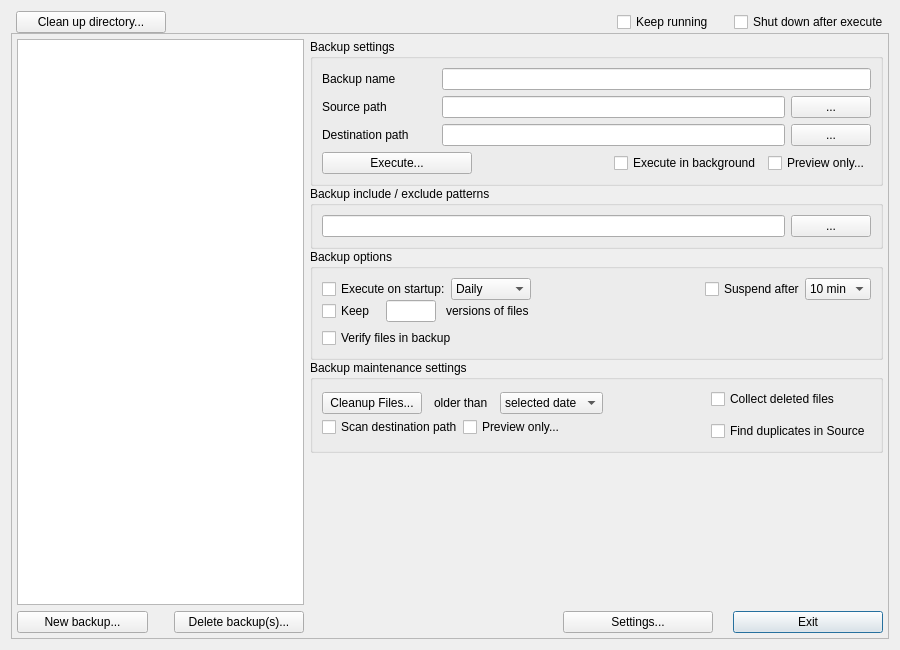
<?xml version="1.0" encoding="UTF-8"?>
<ui version="4.0">
 <class>mainwindow</class>
 <widget class="QDialog" name="mainwindow">
  <property name="geometry">
   <rect>
    <x>0</x>
    <y>0</y>
    <width>900</width>
    <height>650</height>
   </rect>
  </property>
  <property name="windowTitle">
   <string>Automatic Backup</string>
  </property>
  <layout class="QGridLayout" name="gridLayout_5">
   <item row="0" column="0">
    <layout class="QVBoxLayout" name="verticalLayout_8">
     <property name="spacing">
      <number>0</number>
     </property>
     <item>
      <layout class="QHBoxLayout" name="horizontalLayout_9">
       <property name="leftMargin">
        <number>5</number>
       </property>
       <item>
        <widget class="QPushButton" name="cleanDirButt">
         <property name="minimumSize">
          <size>
           <width>150</width>
           <height>0</height>
          </size>
         </property>
         <property name="toolTip">
          <string>Analyze a given directory and show a tree with
all direcrtories and files older than a selected date.
Clean up will be possible with a context menu.</string>
         </property>
         <property name="text">
          <string>Clean up directory...</string>
         </property>
         <property name="autoDefault">
          <bool>false</bool>
         </property>
        </widget>
       </item>
       <item>
        <spacer name="horizontalSpacer_6">
         <property name="orientation">
          <enum>Qt::Horizontal</enum>
         </property>
         <property name="sizeHint" stdset="0">
          <size>
           <width>40</width>
           <height>20</height>
          </size>
         </property>
        </spacer>
       </item>
       <item>
        <widget class="QCheckBox" name="keepRun">
         <property name="toolTip">
          <string>If checked, the backup tool will keep running
upon Exit. It will show a little icon and
periodically check all backup configurations
for automatic execution.</string>
         </property>
         <property name="text">
          <string>Keep running</string>
         </property>
        </widget>
       </item>
       <item>
        <spacer name="horizontalSpacer">
         <property name="orientation">
          <enum>Qt::Horizontal</enum>
         </property>
         <property name="sizeType">
          <enum>QSizePolicy::Fixed</enum>
         </property>
         <property name="sizeHint" stdset="0">
          <size>
           <width>20</width>
           <height>20</height>
          </size>
         </property>
        </spacer>
       </item>
       <item>
        <widget class="QCheckBox" name="shutDown">
         <property name="toolTip">
          <string>If checked, the backup tool context menu
will allow you to execute all pending
backups and to initiate a shut down.
In this mode, no periodically check is done.</string>
         </property>
         <property name="text">
          <string>Shut down after execute</string>
         </property>
        </widget>
       </item>
      </layout>
     </item>
     <item>
      <widget class="QFrame" name="frame">
       <property name="frameShape">
        <enum>QFrame::StyledPanel</enum>
       </property>
       <property name="frameShadow">
        <enum>QFrame::Raised</enum>
       </property>
       <property name="lineWidth">
        <number>1</number>
       </property>
       <layout class="QGridLayout" name="gridLayout_7">
        <property name="leftMargin">
         <number>5</number>
        </property>
        <property name="topMargin">
         <number>5</number>
        </property>
        <property name="rightMargin">
         <number>5</number>
        </property>
        <property name="bottomMargin">
         <number>5</number>
        </property>
        <item row="0" column="0">
         <layout class="QHBoxLayout" name="horizontalLayout_7" stretch="1,2">
          <item>
           <layout class="QVBoxLayout" name="verticalLayout_7" stretch="0,0">
            <property name="spacing">
             <number>6</number>
            </property>
            <property name="sizeConstraint">
             <enum>QLayout::SetDefaultConstraint</enum>
            </property>
            <item>
             <widget class="QListWidget" name="backupList">
              <property name="selectionMode">
               <enum>QAbstractItemView::ExtendedSelection</enum>
              </property>
             </widget>
            </item>
            <item>
             <layout class="QHBoxLayout" name="horizontalLayout_5">
              <item>
               <widget class="QPushButton" name="newBackup">
                <property name="toolTip">
                 <string>Create a new backup configuration.</string>
                </property>
                <property name="text">
                 <string>New backup...</string>
                </property>
                <property name="autoDefault">
                 <bool>false</bool>
                </property>
               </widget>
              </item>
              <item>
               <spacer name="horizontalSpacer_2">
                <property name="orientation">
                 <enum>Qt::Horizontal</enum>
                </property>
                <property name="sizeType">
                 <enum>QSizePolicy::Fixed</enum>
                </property>
                <property name="sizeHint" stdset="0">
                 <size>
                  <width>20</width>
                  <height>20</height>
                 </size>
                </property>
               </spacer>
              </item>
              <item>
               <widget class="QPushButton" name="deleteBackupButt">
                <property name="toolTip">
                 <string>Delete the selected backup configuration.</string>
                </property>
                <property name="text">
                 <string>Delete backup(s)...</string>
                </property>
                <property name="autoDefault">
                 <bool>false</bool>
                </property>
               </widget>
              </item>
             </layout>
            </item>
           </layout>
          </item>
          <item>
           <layout class="QVBoxLayout" name="verticalLayout_6">
            <property name="spacing">
             <number>0</number>
            </property>
            <item>
             <widget class="QGroupBox" name="groupBox">
              <property name="title">
               <string>Backup settings</string>
              </property>
              <layout class="QGridLayout" name="gridLayout_2">
               <item row="1" column="0">
                <layout class="QGridLayout" name="gridLayout">
                 <property name="verticalSpacing">
                  <number>6</number>
                 </property>
                 <item row="0" column="0">
                  <layout class="QHBoxLayout" name="horizontalLayout">
                   <property name="spacing">
                    <number>0</number>
                   </property>
                   <item>
                    <layout class="QVBoxLayout" name="verticalLayout">
                     <property name="spacing">
                      <number>6</number>
                     </property>
                     <item>
                      <widget class="QLabel" name="label_4">
                       <property name="minimumSize">
                        <size>
                         <width>120</width>
                         <height>0</height>
                        </size>
                       </property>
                       <property name="text">
                        <string>Backup name</string>
                       </property>
                      </widget>
                     </item>
                     <item>
                      <widget class="QLabel" name="label">
                       <property name="minimumSize">
                        <size>
                         <width>120</width>
                         <height>0</height>
                        </size>
                       </property>
                       <property name="text">
                        <string>Source path</string>
                       </property>
                      </widget>
                     </item>
                     <item>
                      <widget class="QLabel" name="label_2">
                       <property name="minimumSize">
                        <size>
                         <width>120</width>
                         <height>0</height>
                        </size>
                       </property>
                       <property name="text">
                        <string>Destination path</string>
                       </property>
                      </widget>
                     </item>
                    </layout>
                   </item>
                   <item>
                    <layout class="QVBoxLayout" name="verticalLayout_2">
                     <property name="spacing">
                      <number>6</number>
                     </property>
                     <item>
                      <widget class="QLineEdit" name="nameText">
                       <property name="toolTip">
                        <string>Name of selected backup configuration</string>
                       </property>
                      </widget>
                     </item>
                     <item>
                      <layout class="QHBoxLayout" name="horizontalLayout_14">
                       <item>
                        <widget class="QLineEdit" name="sourceLab">
                         <property name="toolTip">
                          <string>Source path</string>
                         </property>
                        </widget>
                       </item>
                       <item>
                        <widget class="QPushButton" name="sourceButt">
                         <property name="toolTip">
                          <string>Select source path</string>
                         </property>
                         <property name="text">
                          <string>...</string>
                         </property>
                        </widget>
                       </item>
                      </layout>
                     </item>
                     <item>
                      <layout class="QHBoxLayout" name="horizontalLayout_15">
                       <item>
                        <widget class="QLineEdit" name="destLab">
                         <property name="toolTip">
                          <string>Destination path</string>
                         </property>
                        </widget>
                       </item>
                       <item>
                        <widget class="QPushButton" name="destButt">
                         <property name="toolTip">
                          <string>Selext destination path</string>
                         </property>
                         <property name="text">
                          <string>...</string>
                         </property>
                        </widget>
                       </item>
                      </layout>
                     </item>
                    </layout>
                   </item>
                   <item>
                    <layout class="QVBoxLayout" name="verticalLayout_3">
                     <property name="spacing">
                      <number>6</number>
                     </property>
                    </layout>
                   </item>
                  </layout>
                 </item>
                </layout>
               </item>
               <item row="2" column="0">
                <layout class="QHBoxLayout" name="horizontalLayout_6">
                 <item>
                  <widget class="QPushButton" name="execBackupButt">
                   <property name="minimumSize">
                    <size>
                     <width>150</width>
                     <height>0</height>
                    </size>
                   </property>
                   <property name="toolTip">
                    <string>Immediately execute selected backups</string>
                   </property>
                   <property name="text">
                    <string>Execute...</string>
                   </property>
                   <property name="autoDefault">
                    <bool>false</bool>
                   </property>
                  </widget>
                 </item>
                 <item>
                  <spacer name="horizontalSpacer_9">
                   <property name="orientation">
                    <enum>Qt::Horizontal</enum>
                   </property>
                   <property name="sizeType">
                    <enum>QSizePolicy::MinimumExpanding</enum>
                   </property>
                   <property name="sizeHint" stdset="0">
                    <size>
                     <width>20</width>
                     <height>20</height>
                    </size>
                   </property>
                  </spacer>
                 </item>
                 <item>
                  <widget class="QCheckBox" name="backgroundExec">
                   <property name="toolTip">
                    <string>If checked, the backup will be executed
in the background for this time.</string>
                   </property>
                   <property name="text">
                    <string>Execute in background</string>
                   </property>
                  </widget>
                 </item>
                 <item>
                  <widget class="QCheckBox" name="verboseExecute">
                   <property name="toolTip">
                    <string>If checked, no action will happen upon Execute.
Instead, al log is shown with all actions which
would happen.</string>
                   </property>
                   <property name="text">
                    <string>Preview only...</string>
                   </property>
                  </widget>
                 </item>
                </layout>
               </item>
              </layout>
             </widget>
            </item>
            <item>
             <widget class="QGroupBox" name="groupBox_4">
              <property name="title">
               <string>Backup include / exclude patterns</string>
              </property>
              <layout class="QGridLayout" name="gridLayout_6">
               <item row="0" column="0">
                <layout class="QHBoxLayout" name="horizontalLayout_10">
                 <item>
                  <widget class="QLineEdit" name="filterDesc">
                   <property name="minimumSize">
                    <size>
                     <width>0</width>
                     <height>18</height>
                    </size>
                   </property>
                   <property name="toolTip">
                    <string/>
                   </property>
                  </widget>
                 </item>
                 <item>
                  <widget class="QPushButton" name="filterButt">
                   <property name="toolTip">
                    <string>Getting detailed help about the filter.</string>
                   </property>
                   <property name="text">
                    <string>...</string>
                   </property>
                   <property name="shortcut">
                    <string>H</string>
                   </property>
                   <property name="autoDefault">
                    <bool>false</bool>
                   </property>
                  </widget>
                 </item>
                </layout>
               </item>
              </layout>
             </widget>
            </item>
            <item>
             <widget class="QGroupBox" name="groupBox_2">
              <property name="title">
               <string>Backup options</string>
              </property>
              <layout class="QGridLayout" name="gridLayout_3">
               <item row="0" column="0">
                <layout class="QVBoxLayout" name="verticalLayout_4">
                 <property name="spacing">
                  <number>0</number>
                 </property>
                 <item>
                  <layout class="QHBoxLayout" name="horizontalLayout_2">
                   <item>
                    <widget class="QCheckBox" name="autoExec">
                     <property name="toolTip">
                      <string>If checked, the backup will be executed
automatically with the given interval.</string>
                     </property>
                     <property name="text">
                      <string>Execute on startup:</string>
                     </property>
                    </widget>
                   </item>
                   <item>
                    <widget class="QComboBox" name="interval">
                     <item>
                      <property name="text">
                       <string>Daily</string>
                      </property>
                     </item>
                     <item>
                      <property name="text">
                       <string>Weekly</string>
                      </property>
                     </item>
                     <item>
                      <property name="text">
                       <string>14 Days</string>
                      </property>
                     </item>
                     <item>
                      <property name="text">
                       <string>Monthly</string>
                      </property>
                     </item>
                     <item>
                      <property name="text">
                       <string>3 Months</string>
                      </property>
                     </item>
                     <item>
                      <property name="text">
                       <string>Yearly</string>
                      </property>
                     </item>
                    </widget>
                   </item>
                   <item>
                    <spacer name="horizontalSpacer_3">
                     <property name="orientation">
                      <enum>Qt::Horizontal</enum>
                     </property>
                     <property name="sizeHint" stdset="0">
                      <size>
                       <width>40</width>
                       <height>20</height>
                      </size>
                     </property>
                    </spacer>
                   </item>
                   <item>
                    <widget class="QCheckBox" name="suspending">
                     <property name="toolTip">
                      <string>If checked, the backup will be suspended
automatically after the given time.</string>
                     </property>
                     <property name="text">
                      <string>Suspend after</string>
                     </property>
                    </widget>
                   </item>
                   <item>
                    <widget class="QComboBox" name="timeout">
                     <item>
                      <property name="text">
                       <string>10 min</string>
                      </property>
                     </item>
                     <item>
                      <property name="text">
                       <string>15 min</string>
                      </property>
                     </item>
                     <item>
                      <property name="text">
                       <string>30 min</string>
                      </property>
                     </item>
                     <item>
                      <property name="text">
                       <string>1 h</string>
                      </property>
                     </item>
                     <item>
                      <property name="text">
                       <string>1,5 h</string>
                      </property>
                     </item>
                     <item>
                      <property name="text">
                       <string>2 h</string>
                      </property>
                     </item>
                     <item>
                      <property name="text">
                       <string>2,5 h</string>
                      </property>
                     </item>
                     <item>
                      <property name="text">
                       <string>3 h</string>
                      </property>
                     </item>
                     <item>
                      <property name="text">
                       <string>3,5 h</string>
                      </property>
                     </item>
                     <item>
                      <property name="text">
                       <string>4 h</string>
                      </property>
                     </item>
                    </widget>
                   </item>
                  </layout>
                 </item>
                 <item>
                  <layout class="QHBoxLayout" name="horizontalLayout_3">
                   <property name="spacing">
                    <number>10</number>
                   </property>
                   <item>
                    <widget class="QCheckBox" name="keepCopy">
                     <property name="sizePolicy">
                      <sizepolicy hsizetype="Minimum" vsizetype="Fixed">
                       <horstretch>0</horstretch>
                       <verstretch>0</verstretch>
                      </sizepolicy>
                     </property>
                     <property name="toolTip">
                      <string>If checked, the files in the backup path will
get an extra extension with the backup
timestamp, so that the given amount of
different versions are kept.</string>
                     </property>
                     <property name="text">
                      <string>Keep</string>
                     </property>
                    </widget>
                   </item>
                   <item>
                    <widget class="QLineEdit" name="versionsStr">
                     <property name="maximumSize">
                      <size>
                       <width>50</width>
                       <height>16777215</height>
                      </size>
                     </property>
                     <property name="toolTip">
                      <string>Amount of different versions for a single file
to be kept in the backup path.</string>
                     </property>
                    </widget>
                   </item>
                   <item>
                    <widget class="QLabel" name="versionLabel">
                     <property name="toolTip">
                      <string/>
                     </property>
                     <property name="text">
                      <string>versions of files</string>
                     </property>
                    </widget>
                   </item>
                   <item>
                    <spacer name="horizontalSpacer_4">
                     <property name="orientation">
                      <enum>Qt::Horizontal</enum>
                     </property>
                     <property name="sizeHint" stdset="0">
                      <size>
                       <width>40</width>
                       <height>20</height>
                      </size>
                     </property>
                    </spacer>
                   </item>
                  </layout>
                 </item>
                </layout>
               </item>
               <item row="1" column="0">
                <layout class="QHBoxLayout" name="horizontalLayout_8">
                 <property name="spacing">
                  <number>6</number>
                 </property>
                 <item>
                  <widget class="QCheckBox" name="verify">
                   <property name="toolTip">
                    <string>If checked, the files in the backup path
will be verified from time to time.</string>
                   </property>
                   <property name="text">
                    <string>Verify files in backup</string>
                   </property>
                  </widget>
                 </item>
                 <item>
                  <spacer name="horizontalSpacer_8">
                   <property name="orientation">
                    <enum>Qt::Horizontal</enum>
                   </property>
                   <property name="sizeHint" stdset="0">
                    <size>
                     <width>40</width>
                     <height>20</height>
                    </size>
                   </property>
                  </spacer>
                 </item>
                </layout>
               </item>
              </layout>
             </widget>
            </item>
            <item>
             <widget class="QGroupBox" name="groupBox_3">
              <property name="title">
               <string>Backup maintenance settings</string>
              </property>
              <layout class="QGridLayout" name="gridLayout_4">
               <item row="0" column="0">
                <layout class="QVBoxLayout" name="verticalLayout_5">
                 <property name="spacing">
                  <number>0</number>
                 </property>
                 <item>
                  <layout class="QHBoxLayout" name="horizontalLayout_4">
                   <property name="spacing">
                    <number>6</number>
                   </property>
                   <item>
                    <layout class="QVBoxLayout" name="verticalLayout_9">
                     <property name="spacing">
                      <number>0</number>
                     </property>
                     <item>
                      <layout class="QHBoxLayout" name="horizontalLayout_12">
                       <property name="spacing">
                        <number>12</number>
                       </property>
                       <item>
                        <widget class="QPushButton" name="cleanupButt">
                         <property name="minimumSize">
                          <size>
                           <width>100</width>
                           <height>0</height>
                          </size>
                         </property>
                         <property name="toolTip">
                          <string>This button will automatically remove all
files in the backup path which are older
than the given interval and don't have
a counterpart in the source path.</string>
                         </property>
                         <property name="text">
                          <string>Cleanup Files...</string>
                         </property>
                         <property name="shortcut">
                          <string>A</string>
                         </property>
                         <property name="autoDefault">
                          <bool>false</bool>
                         </property>
                        </widget>
                       </item>
                       <item>
                        <widget class="QLabel" name="label_3">
                         <property name="text">
                          <string>older than</string>
                         </property>
                        </widget>
                       </item>
                       <item>
                        <widget class="QComboBox" name="lastModified">
                         <property name="currentIndex">
                          <number>0</number>
                         </property>
                         <item>
                          <property name="text">
                           <string>selected date</string>
                          </property>
                         </item>
                         <item>
                          <property name="text">
                           <string>1 week</string>
                          </property>
                         </item>
                         <item>
                          <property name="text">
                           <string>2 weeks</string>
                          </property>
                         </item>
                         <item>
                          <property name="text">
                           <string>3 weeks</string>
                          </property>
                         </item>
                         <item>
                          <property name="text">
                           <string>1 month</string>
                          </property>
                         </item>
                         <item>
                          <property name="text">
                           <string>2 months</string>
                          </property>
                         </item>
                         <item>
                          <property name="text">
                           <string>3 months</string>
                          </property>
                         </item>
                         <item>
                          <property name="text">
                           <string>6 months</string>
                          </property>
                         </item>
                         <item>
                          <property name="text">
                           <string>1 year</string>
                          </property>
                         </item>
                         <item>
                          <property name="text">
                           <string>2 years</string>
                          </property>
                         </item>
                         <item>
                          <property name="text">
                           <string>5 years</string>
                          </property>
                         </item>
                         <item>
                          <property name="text">
                           <string>10 years</string>
                          </property>
                         </item>
                        </widget>
                       </item>
                      </layout>
                     </item>
                     <item>
                      <layout class="QHBoxLayout" name="horizontalLayout_13">
                       <item>
                        <widget class="QCheckBox" name="scanDestination">
                         <property name="toolTip">
                          <string>If checked in combination with Preview, the
log will be extended to a representation of
the tree strcture in the backup path.</string>
                         </property>
                         <property name="text">
                          <string>Scan destination path</string>
                         </property>
                        </widget>
                       </item>
                       <item>
                        <widget class="QCheckBox" name="verboseMaintenance">
                         <property name="toolTip">
                          <string>If checked, no action will be done upon
the Cleanup. Instead a log is shown with
all actions which would take place.</string>
                         </property>
                         <property name="text">
                          <string>Preview only...</string>
                         </property>
                        </widget>
                       </item>
                      </layout>
                     </item>
                    </layout>
                   </item>
                   <item>
                    <spacer name="horizontalSpacer_5">
                     <property name="orientation">
                      <enum>Qt::Horizontal</enum>
                     </property>
                     <property name="sizeHint" stdset="0">
                      <size>
                       <width>0</width>
                       <height>20</height>
                      </size>
                     </property>
                    </spacer>
                   </item>
                   <item>
                    <layout class="QVBoxLayout" name="verticalLayout_10">
                     <property name="spacing">
                      <number>12</number>
                     </property>
                     <item>
                      <widget class="QCheckBox" name="collectFiles">
                       <property name="toolTip">
                        <string>if checked, all deleted files are collected in
a separate directory which will be asked for.</string>
                       </property>
                       <property name="text">
                        <string>Collect deleted files</string>
                       </property>
                      </widget>
                     </item>
                     <item>
                      <widget class="QCheckBox" name="sourceDuplicates">
                       <property name="toolTip">
                        <string>if checked, a scan in the source path will
be done for duplicate files in different
subdirectories.</string>
                       </property>
                       <property name="text">
                        <string>Find duplicates in Source</string>
                       </property>
                      </widget>
                     </item>
                    </layout>
                   </item>
                  </layout>
                 </item>
                </layout>
               </item>
              </layout>
             </widget>
            </item>
            <item>
             <spacer name="verticalSpacer">
              <property name="orientation">
               <enum>Qt::Vertical</enum>
              </property>
              <property name="sizeHint" stdset="0">
               <size>
                <width>20</width>
                <height>40</height>
               </size>
              </property>
             </spacer>
            </item>
            <item>
             <layout class="QHBoxLayout" name="horizontalLayout_11">
              <property name="leftMargin">
               <number>5</number>
              </property>
              <item>
               <spacer name="horizontalSpacer_7">
                <property name="orientation">
                 <enum>Qt::Horizontal</enum>
                </property>
                <property name="sizeHint" stdset="0">
                 <size>
                  <width>40</width>
                  <height>20</height>
                 </size>
                </property>
               </spacer>
              </item>
              <item>
               <widget class="QPushButton" name="pushButton">
                <property name="minimumSize">
                 <size>
                  <width>150</width>
                  <height>0</height>
                 </size>
                </property>
                <property name="toolTip">
                 <string>program information and global settings</string>
                </property>
                <property name="text">
                 <string>Settings...</string>
                </property>
               </widget>
              </item>
              <item>
               <spacer name="horizontalSpacer_10">
                <property name="orientation">
                 <enum>Qt::Horizontal</enum>
                </property>
                <property name="sizeType">
                 <enum>QSizePolicy::Fixed</enum>
                </property>
                <property name="sizeHint" stdset="0">
                 <size>
                  <width>20</width>
                  <height>20</height>
                 </size>
                </property>
               </spacer>
              </item>
              <item>
               <widget class="QPushButton" name="exitButt">
                <property name="sizePolicy">
                 <sizepolicy hsizetype="Preferred" vsizetype="Fixed">
                  <horstretch>0</horstretch>
                  <verstretch>0</verstretch>
                 </sizepolicy>
                </property>
                <property name="minimumSize">
                 <size>
                  <width>150</width>
                  <height>0</height>
                 </size>
                </property>
                <property name="text">
                 <string>Exit</string>
                </property>
                <property name="autoDefault">
                 <bool>false</bool>
                </property>
                <property name="default">
                 <bool>true</bool>
                </property>
               </widget>
              </item>
             </layout>
            </item>
           </layout>
          </item>
         </layout>
        </item>
       </layout>
      </widget>
     </item>
    </layout>
   </item>
  </layout>
 </widget>
 <resources/>
 <connections>
  <connection>
   <sender>exitButt</sender>
   <signal>clicked()</signal>
   <receiver>mainwindow</receiver>
   <slot>accept()</slot>
   <hints>
    <hint type="sourcelabel">
     <x>866</x>
     <y>626</y>
    </hint>
    <hint type="destinationlabel">
     <x>163</x>
     <y>257</y>
    </hint>
   </hints>
  </connection>
  <connection>
   <sender>deleteBackupButt</sender>
   <signal>clicked()</signal>
   <receiver>mainwindow</receiver>
   <slot>deleteBackup()</slot>
   <hints>
    <hint type="sourcelabel">
     <x>314</x>
     <y>626</y>
    </hint>
    <hint type="destinationlabel">
     <x>213</x>
     <y>168</y>
    </hint>
   </hints>
  </connection>
  <connection>
   <sender>backupList</sender>
   <signal>itemSelectionChanged()</signal>
   <receiver>mainwindow</receiver>
   <slot>checkSelection()</slot>
   <hints>
    <hint type="sourcelabel">
     <x>48</x>
     <y>101</y>
    </hint>
    <hint type="destinationlabel">
     <x>126</x>
     <y>34</y>
    </hint>
   </hints>
  </connection>
  <connection>
   <sender>cleanDirButt</sender>
   <signal>clicked()</signal>
   <receiver>mainwindow</receiver>
   <slot>cleanupDirectory()</slot>
   <hints>
    <hint type="sourcelabel">
     <x>176</x>
     <y>44</y>
    </hint>
    <hint type="destinationlabel">
     <x>223</x>
     <y>206</y>
    </hint>
   </hints>
  </connection>
  <connection>
   <sender>keepRun</sender>
   <signal>clicked()</signal>
   <receiver>mainwindow</receiver>
   <slot>checkSelection()</slot>
   <hints>
    <hint type="sourcelabel">
     <x>662</x>
     <y>36</y>
    </hint>
    <hint type="destinationlabel">
     <x>404</x>
     <y>225</y>
    </hint>
   </hints>
  </connection>
  <connection>
   <sender>shutDown</sender>
   <signal>clicked()</signal>
   <receiver>mainwindow</receiver>
   <slot>checkSelection()</slot>
   <hints>
    <hint type="sourcelabel">
     <x>866</x>
     <y>36</y>
    </hint>
    <hint type="destinationlabel">
     <x>366</x>
     <y>277</y>
    </hint>
   </hints>
  </connection>
  <connection>
   <sender>newBackup</sender>
   <signal>clicked()</signal>
   <receiver>mainwindow</receiver>
   <slot>newBackup()</slot>
   <hints>
    <hint type="sourcelabel">
     <x>137</x>
     <y>626</y>
    </hint>
    <hint type="destinationlabel">
     <x>84</x>
     <y>639</y>
    </hint>
   </hints>
  </connection>
  <connection>
   <sender>pushButton</sender>
   <signal>clicked()</signal>
   <receiver>mainwindow</receiver>
   <slot>aboutButton()</slot>
   <hints>
    <hint type="sourcelabel">
     <x>599</x>
     <y>605</y>
    </hint>
    <hint type="destinationlabel">
     <x>556</x>
     <y>613</y>
    </hint>
   </hints>
  </connection>
  <connection>
   <sender>sourceButt</sender>
   <signal>clicked()</signal>
   <receiver>mainwindow</receiver>
   <slot>selSource()</slot>
   <hints>
    <hint type="sourcelabel">
     <x>807</x>
     <y>131</y>
    </hint>
    <hint type="destinationlabel">
     <x>875</x>
     <y>196</y>
    </hint>
   </hints>
  </connection>
  <connection>
   <sender>destButt</sender>
   <signal>clicked()</signal>
   <receiver>mainwindow</receiver>
   <slot>selDest()</slot>
   <hints>
    <hint type="sourcelabel">
     <x>820</x>
     <y>164</y>
    </hint>
    <hint type="destinationlabel">
     <x>875</x>
     <y>156</y>
    </hint>
   </hints>
  </connection>
  <connection>
   <sender>cleanupButt</sender>
   <signal>clicked()</signal>
   <receiver>mainwindow</receiver>
   <slot>cleanupBackup()</slot>
   <hints>
    <hint type="sourcelabel">
     <x>410</x>
     <y>526</y>
    </hint>
    <hint type="destinationlabel">
     <x>375</x>
     <y>645</y>
    </hint>
   </hints>
  </connection>
  <connection>
   <sender>filterButt</sender>
   <signal>clicked()</signal>
   <receiver>mainwindow</receiver>
   <slot>setFilters()</slot>
   <hints>
    <hint type="sourcelabel">
     <x>823</x>
     <y>305</y>
    </hint>
    <hint type="destinationlabel">
     <x>894</x>
     <y>300</y>
    </hint>
   </hints>
  </connection>
  <connection>
   <sender>execBackupButt</sender>
   <signal>clicked()</signal>
   <receiver>mainwindow</receiver>
   <slot>executeBackup()</slot>
   <hints>
    <hint type="sourcelabel">
     <x>485</x>
     <y>217</y>
    </hint>
    <hint type="destinationlabel">
     <x>414</x>
     <y>19</y>
    </hint>
   </hints>
  </connection>
 </connections>
 <slots>
  <slot>newBackup()</slot>
  <slot>deleteBackup()</slot>
  <slot>checkSelection()</slot>
  <slot>aboutButton()</slot>
  <slot>cleanupDirectory()</slot>
  <slot>selSource()</slot>
  <slot>selDest()</slot>
  <slot>cleanup()</slot>
  <slot>cleanupBackup()</slot>
  <slot>setFilters()</slot>
  <slot>executeBackup()</slot>
 </slots>
</ui>
